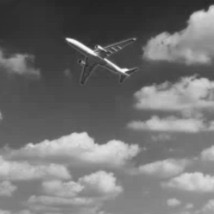
#> input picture plane.png, 214 x 214 px, found by its file name
$ python Lab1-2-1.py
#> lines starting #> are read from the running program, lines starting #| are printed output that depends on the picture
import cv2
import numpy as np
import matplotlib.pyplot as plt

# Load both images in grayscale mode
I1 = cv2.imread("plane.png")  # Load as grayscale
#> I1 is the input picture: shape (214, 214, 3); min 35, max 254, mean 112.3
I2 = cv2.imread("car.png")  # Load as grayscale
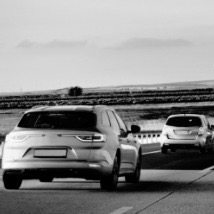
#> input picture car.png, 214 x 214 px, found by its file name
#> I2 is the input picture: shape (214, 214, 3); min 0, max 255, mean 137.9

# Add the images and clip pixel values to stay within [0, 255]
Iadd = np.clip(I1/2 + I2/2, 0, 255).astype(np.uint8)
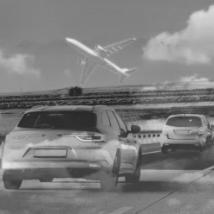
#> Iadd: shape (214, 214, 3); min 37, max 231, mean 124.8

# Display images
plt.subplot(1, 3, 1)
plt.imshow(I1, cmap="gray")
plt.title("Image 1: Plane")

plt.subplot(1, 3, 2)
plt.imshow(I2, cmap="gray")
plt.title("Image 2: Car")

plt.subplot(1, 3, 3)
plt.imshow(Iadd)
plt.title("Added Image")

plt.show()
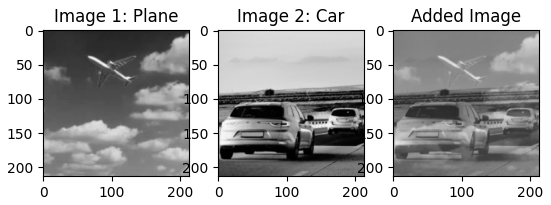
#> figure drawn by matplotlib, 3 panels
